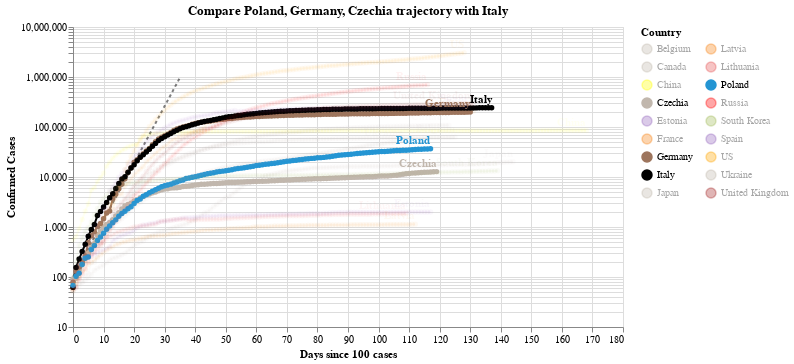

Source (notebook cell):
### Code cell
#hide_input
chart2 = make_since_chart(dff2,['Poland', 'Germany', 'Czechia'], baseline_countries)
chart2

### Figure 1 — Vega-Lite specification as saved in the notebook (floating-point values rounded to 4 significant figures; data arrays with more than 128 entries replaced by an {"elided": "..."} marker saying what was removed)
{"config": {"view": {"continuousWidth": 400, "continuousHeight": 300}}, "layer": [{"data": {"name": "data-628230001892d6798b50651be41d1b3e"}, "mark": {"type": "line", "color": "black", "opacity": 0.5, "strokeDash": [3, 3]}, "encoding": {"x": {"type": "quantitative", "field": "Days since 100 cases"}, "y": {"type": "quantitative", "field": "Confirmed Cases"}}}, {"data": {"name": "data-7deaa7412212bc2e7ad0fc5d094992d6"}, "mark": {"type": "line", "point": true}, "encoding": {"color": {"type": "nominal", "field": "Country", "legend": {"columns": 2}, "scale": {"domain": ["Belgium", "Canada", "China", "Czechia", "Estonia", "France", "Germany", "Italy", "Japan", "Latvia", "Lithuania", "Poland", "Russia", "South Korea", "Spain", "US", "Ukraine", "United Kingdom"], "range": ["#C1B7AD", "#C1B7AD", "yellow", "#C1B7AD", "#9467bd", "#F58518", "#9D755D", "black", "#C1B7AD", "#F58518", "#E45756", "#2495D3", "red", "#A1BA59", "#9467bd", "orange", "#C1B7AD", "brown"]}}, "opacity": {"condition": {"value": 1, "selection": "selector002"}, "value": 0.05}, "tooltip": [{"type": "nominal", "field": "Country"}, {"type": "temporal", "field": "Date"}, {"type": "quantitative", "field": "Confirmed Cases"}, {"type": "quantitative", "field": "Days since 100 cases"}], "x": {"type": "quantitative", "field": "Days since 100 cases"}, "y": {"type": "quantitative", "field": "Confirmed Cases", "scale": {"type": "log"}}}, "selection": {"selector002": {"type": "multi", "fields": ["Country"], "bind": "legend", "init": [{"Country": "Poland"}, {"Country": "Germany"}, {"Country": "Czechia"}, {"Country": "Italy"}]}}, "width": 550}, {"data": {"name": "data-7deaa7412212bc2e7ad0fc5d094992d6"}, "mark": {"type": "text", "align": "right", "dy": -8, "fontWeight": "bold"}, "encoding": {"color": {"type": "nominal", "field": "Country", "legend": {"columns": 2}, "scale": {"domain": ["Belgium", "Canada", "China", "Czechia", "Estonia", "France", "Germany", "Italy", "Japan", "Latvia", "Lithuania", "Poland", "Russia", "South Korea", "Spain", "US", "Ukraine", "United Kingdom"], "range": ["#C1B7AD", "#C1B7AD", "yellow", "#C1B7AD", "#9467bd", "#F58518", "#9D755D", "black", "#C1B7AD", "#F58518", "#E45756", "#2495D3", "red", "#A1BA59", "#9467bd", "orange", "#C1B7AD", "brown"]}}, "opacity": {"condition": {"value": 1, "selection": "selector002"}, "value": 0.05}, "text": {"type": "nominal", "field": "Country"}, "tooltip": [{"type": "nominal", "field": "Country"}, {"type": "temporal", "field": "Date"}, {"type": "quantitative", "field": "Confirmed Cases"}, {"type": "quantitative", "field": "Days since 100 cases"}], "x": {"type": "quantitative", "field": "Days since 100 cases"}, "y": {"type": "quantitative", "field": "Confirmed Cases", "scale": {"type": "log"}}}, "transform": [{"filter": "(datum['Date'] >= 1594166400000)"}], "width": 550}], "title": "Compare Poland, Germany, Czechia trajectory with Italy", "$schema": "https://vega.github.io/schema/vega-lite/v4.0.2.json", "datasets": {"data-628230001892d6798b50651be41d1b3e": [{"Days since 100 cases": 0, "Confirmed Cases": 100.0}, {"Days since 100 cases": 1, "Confirmed Cases": 130.0}, {"Days since 100 cases": 2, "Confirmed Cases": 169.0}, {"Days since 100 cases": 3, "Confirmed Cases": 219.7}, {"Days since 100 cases": 4, "Confirmed Cases": 285.6}, {"Days since 100 cases": 5, "Confirmed Cases": 371.3}, {"Days since 100 cases": 6, "Confirmed Cases": 482.7}, {"Days since 100 cases": 7, "Confirmed Cases": 627.5}, {"Days since 100 cases": 8, "Confirmed Cases": 815.7}, {"Days since 100 cases": 9, "Confirmed Cases": 1060.0}, {"Days since 100 cases": 10, "Confirmed Cases": 1379.0}, {"Days since 100 cases": 11, "Confirmed Cases": 1792.0}, {"Days since 100 cases": 12, "Confirmed Cases": 2330.0}, {"Days since 100 cases": 13, "Confirmed Cases": 3029.0}, {"Days since 100 cases": 14, "Confirmed Cases": 3937.0}, {"Days since 100 cases": 15, "Confirmed Cases": 5119.0}, {"Days since 100 cases": 16, "Confirmed Cases": 6654.0}, {"Days since 100 cases": 17, "Confirmed Cases": 8650.0}, {"Days since 100 cases": 18, "Confirmed Cases": 11250.0}, {"Days since 100 cases": 19, "Confirmed Cases": 14620.0}, {"Days since 100 cases": 20, "Confirmed Cases": 19000.0}, {"Days since 100 cases": 21, "Confirmed Cases": 24710.0}, {"Days since 100 cases": 22, "Confirmed Cases": 32120.0}, {"Days since 100 cases": 23, "Confirmed Cases": 41750.0}, {"Days since 100 cases": 24, "Confirmed Cases": 54280.0}, {"Days since 100 cases": 25, "Confirmed Cases": 70560.0}, {"Days since 100 cases": 26, "Confirmed Cases": 91730.0}, {"Days since 100 cases": 27, "Confirmed Cases": 119300.0}, {"Days since 100 cases": 28, "Confirmed Cases": 155000.0}, {"Days since 100 cases": 29, "Confirmed Cases": 201500.0}, {"Days since 100 cases": 30, "Confirmed Cases": 262000.0}, {"Days since 100 cases": 31, "Confirmed Cases": 340600.0}, {"Days since 100 cases": 32, "Confirmed Cases": 442800.0}, {"Days since 100 cases": 33, "Confirmed Cases": 575600.0}, {"Days since 100 cases": 34, "Confirmed Cases": 748300.0}, {"Days since 100 cases": 35, "Confirmed Cases": 972800.0}], "data-7deaa7412212bc2e7ad0fc5d094992d6": {"elided": "2301 records"}}}
